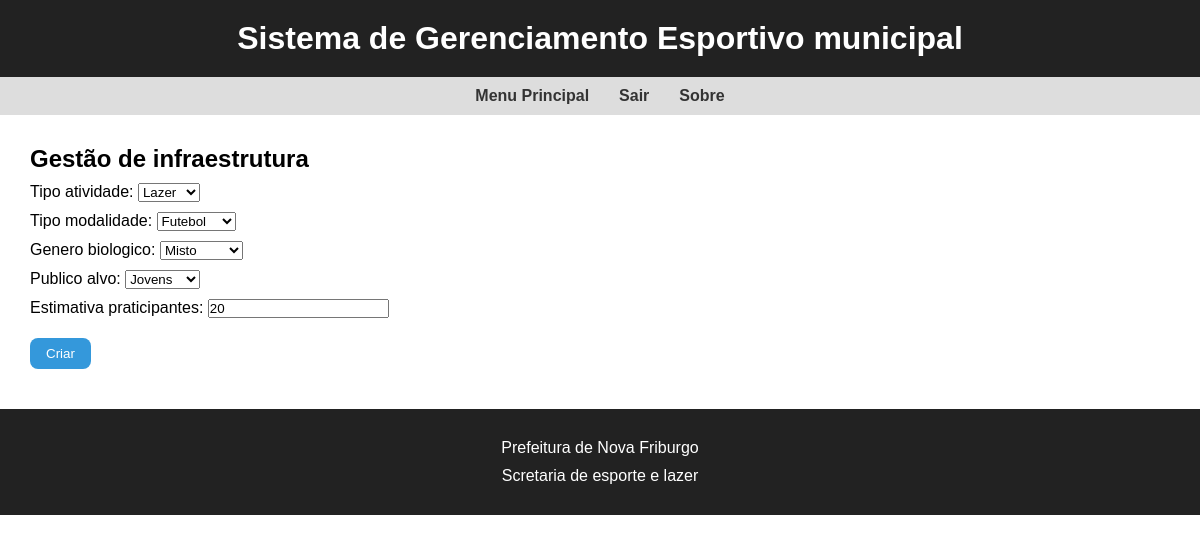
Page /uso_info/edit/1 (signed in) on the committed database.
### equipamentos/models.py (models this page shows, shortened)
class UsoEspaco(models.Model):
    STATUS = (
        ('rascunho', 'Rascunho'),
        ('aguardando', 'Aguardando Resposta'),
        ('autorizado', 'Autorizado'),
        ('rejeitado', 'Rejeitado'),
    )
    GENERO = (
        ('masc', 'Masculino'),
        ('fem', 'Feminino'),
        ('mis', 'Misto'),
    )
    usuario = models.ForeignKey(UsuarioCustomizado, on_delete=models.CASCADE)
    data_requisicao = models.DateTimeField(auto_now_add=True)
    data_atualizacao = models.DateTimeField(auto_now=True)
    situacao = models.CharField(
        max_length=10,
        choices=STATUS,
    )
    genero_biologico = models.CharField(
        max_length=4,
        choices=GENERO,
    )
    publico_alvo = models.ForeignKey(Publico, on_delete=models.DO_NOTHING)
    estimativa_praticipantes = models.IntegerField()
    tipo_atividade = models.ForeignKey(TipoAtividade, on_delete=models.CASCADE)
    tipo_modalidade = models.ForeignKey(TipoModalidade, on_delete=models.CASCADE)
    data_expiracao = models.DateField(null=True)

### equipamentos/views.py (the view)
# urls.py: path('uso_info/edit/<int:id>', views.editarRequisicao),
def editarRequisicao(request, id):
    uso_espaco = get_object_or_404(UsoEspaco, pk=id)
    if uso_espaco.usuario != request.user:
        return HttpResponseForbidden("Você não tem permissão para acessar esta página.")
    form = UsoEspacoForm(instance=uso_espaco)
    if request.method == 'POST':
        form = UsoEspacoForm(request.POST, instance=uso_espaco)
        if form.is_valid():
            uso_espaco.save()
            return redirect(f'/uso_info/{uso_espaco.id}')
    else:
        context = {
            'form': form
        }
        return render(request, 'gestao/equipamentos/editar_uso.html', context)

### equipamentos/forms.py
class UsoEspacoForm(forms.ModelForm):
    class Meta:
        model = UsoEspaco
        fields = ['tipo_atividade', 'tipo_modalidade', 'genero_biologico', 'publico_alvo', 'estimativa_praticipantes']

### equipamentos/models.py (called while the page is built)
    def __str__(self):
        return self.nome

    def __str__(self):
        return self.nome

    def __str__(self):
        return self.faixa_idade

### equipamentos/templates/gestao/equipamentos/editar_uso.html (shortened to what this page needs)
{%extends 'gestao.html'%}
{%block main%}
    <form method="POST">
        {{form.as_p}}
        <input type="submit" value="Criar">
    </form>
{%endblock%}

### equipamentos/static/css/style.css (style rules this page uses)
* { margin: 0; padding: 0; box-sizing: border-box; }
body { font-family: Arial, sans-serif; margin: 0; padding: 0; }
button, input[type="submit"] { background-color: #3498db; border: none; color: #fff; padding: 8px 16px; cursor: pointer; border-radius: 8px; margin-top: 10px; margin-bottom: 10px; box-sizing: border-box; }
p { margin-top: 10px; margin-bottom: 10px; }

### rows in the picture
UsoEspaco: tipo_atividade "Lazer", tipo_modalidade "Futebol", genero_biologico "Misto", publico_alvo "Jovens", estimativa_praticipantes "20"
